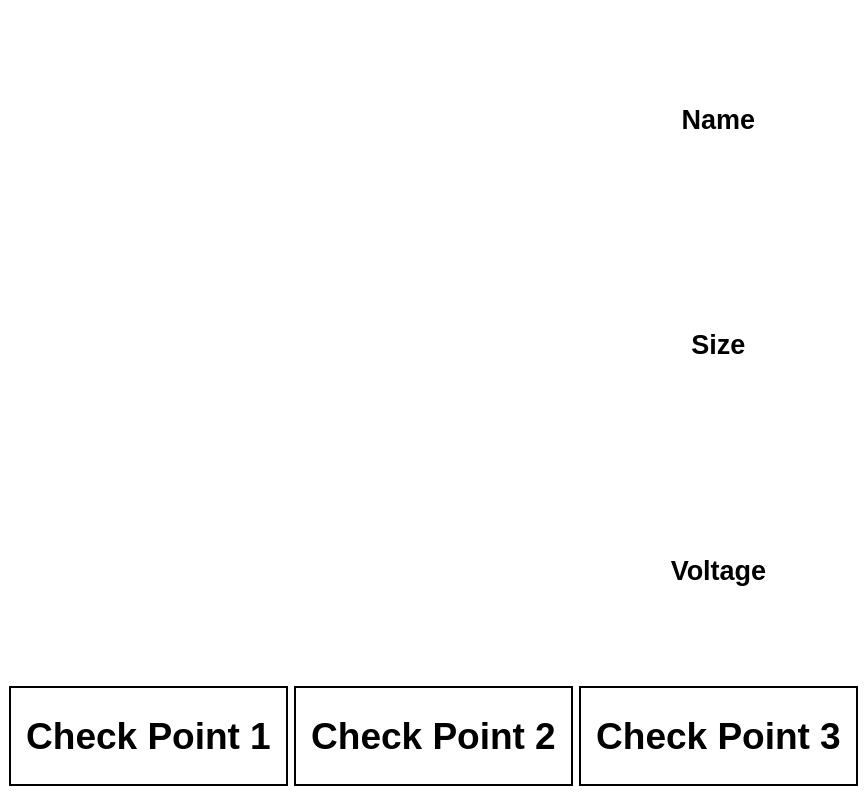
<?xml version="1.0" encoding="UTF-8"?>
<ui version="4.0">
 <class>MainWindow</class>
 <widget class="QMainWindow" name="MainWindow">
  <property name="geometry">
   <rect>
    <x>0</x>
    <y>0</y>
    <width>867</width>
    <height>795</height>
   </rect>
  </property>
  <property name="minimumSize">
   <size>
    <width>0</width>
    <height>0</height>
   </size>
  </property>
  <property name="maximumSize">
   <size>
    <width>16777215</width>
    <height>16777215</height>
   </size>
  </property>
  <property name="windowTitle">
   <string>Red Team</string>
  </property>
  <widget class="QWidget" name="centralwidget">
   <property name="styleSheet">
    <string notr="true">background-color: #FFFFFF</string>
   </property>
   <layout class="QGridLayout" name="gridLayout_2">
    <item row="0" column="0">
     <layout class="QVBoxLayout" name="verticalLayout">
      <item>
       <layout class="QHBoxLayout" name="horizontalLayout_3">
        <item>
         <widget class="QLabel" name="label">
          <property name="maximumSize">
           <size>
            <width>700</width>
            <height>400</height>
           </size>
          </property>
          <property name="text">
           <string/>
          </property>
         </widget>
        </item>
        <item>
         <widget class="QLabel" name="imageToShow">
          <property name="text">
           <string/>
          </property>
          <property name="alignment">
           <set>Qt::AlignCenter</set>
          </property>
         </widget>
        </item>
        <item>
         <layout class="QVBoxLayout" name="verticalLayout_2">
          <item>
           <widget class="QLabel" name="lblName">
            <property name="font">
             <font>
              <pointsize>20</pointsize>
              <weight>75</weight>
              <bold>true</bold>
             </font>
            </property>
            <property name="text">
             <string>Name</string>
            </property>
            <property name="alignment">
             <set>Qt::AlignCenter</set>
            </property>
           </widget>
          </item>
          <item>
           <widget class="QLabel" name="lblSize">
            <property name="font">
             <font>
              <pointsize>20</pointsize>
              <weight>75</weight>
              <bold>true</bold>
             </font>
            </property>
            <property name="text">
             <string>Size</string>
            </property>
            <property name="alignment">
             <set>Qt::AlignCenter</set>
            </property>
           </widget>
          </item>
          <item>
           <widget class="QLabel" name="lblPin">
            <property name="font">
             <font>
              <pointsize>20</pointsize>
              <weight>75</weight>
              <bold>true</bold>
             </font>
            </property>
            <property name="text">
             <string>Voltage</string>
            </property>
            <property name="alignment">
             <set>Qt::AlignCenter</set>
            </property>
           </widget>
          </item>
         </layout>
        </item>
       </layout>
      </item>
      <item>
       <layout class="QHBoxLayout" name="horizontalLayout">
        <property name="sizeConstraint">
         <enum>QLayout::SetFixedSize</enum>
        </property>
        <item>
         <widget class="QLabel" name="lblCheckPoint1">
          <property name="maximumSize">
           <size>
            <width>16777215</width>
            <height>100</height>
           </size>
          </property>
          <property name="font">
           <font>
            <pointsize>28</pointsize>
            <weight>75</weight>
            <bold>true</bold>
           </font>
          </property>
          <property name="layoutDirection">
           <enum>Qt::LeftToRight</enum>
          </property>
          <property name="frameShape">
           <enum>QFrame::WinPanel</enum>
          </property>
          <property name="text">
           <string>Check Point 1</string>
          </property>
          <property name="scaledContents">
           <bool>true</bool>
          </property>
          <property name="alignment">
           <set>Qt::AlignCenter</set>
          </property>
         </widget>
        </item>
        <item>
         <widget class="QLabel" name="lblCheckPoint2">
          <property name="maximumSize">
           <size>
            <width>16777215</width>
            <height>100</height>
           </size>
          </property>
          <property name="font">
           <font>
            <pointsize>28</pointsize>
            <weight>75</weight>
            <bold>true</bold>
           </font>
          </property>
          <property name="layoutDirection">
           <enum>Qt::LeftToRight</enum>
          </property>
          <property name="frameShape">
           <enum>QFrame::WinPanel</enum>
          </property>
          <property name="text">
           <string>Check Point 2</string>
          </property>
          <property name="scaledContents">
           <bool>true</bool>
          </property>
          <property name="alignment">
           <set>Qt::AlignCenter</set>
          </property>
         </widget>
        </item>
        <item>
         <widget class="QLabel" name="lblCheckPoint3">
          <property name="maximumSize">
           <size>
            <width>16777215</width>
            <height>100</height>
           </size>
          </property>
          <property name="font">
           <font>
            <pointsize>28</pointsize>
            <weight>75</weight>
            <bold>true</bold>
           </font>
          </property>
          <property name="layoutDirection">
           <enum>Qt::LeftToRight</enum>
          </property>
          <property name="frameShape">
           <enum>QFrame::WinPanel</enum>
          </property>
          <property name="text">
           <string>Check Point 3</string>
          </property>
          <property name="scaledContents">
           <bool>true</bool>
          </property>
          <property name="alignment">
           <set>Qt::AlignCenter</set>
          </property>
         </widget>
        </item>
       </layout>
      </item>
     </layout>
    </item>
   </layout>
  </widget>
 </widget>
 <resources/>
 <connections/>
</ui>
